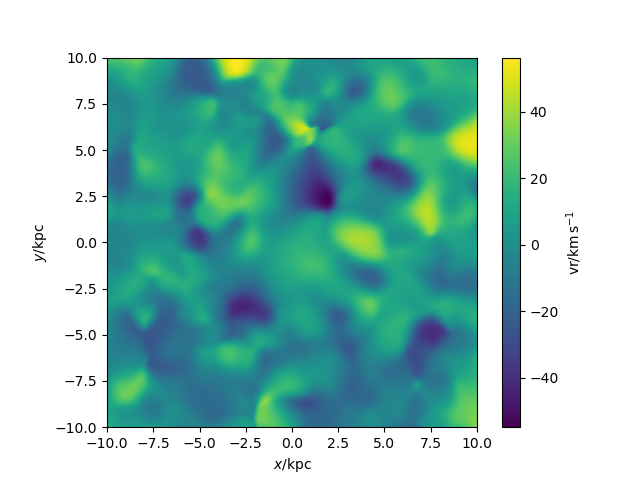

Write Python code to recreate this figure.
#cosmo 25 gas velocity code
import pynbody
import numpy as np
import pandas as pd
import pynbody.plot.sph as sph
import matplotlib.pyplot as plt
from pynbody import filt, array

#loading snapshot
s=pynbody.load('/mnt/data0/jillian/gguaman/cosmo25p.768sg1bwK1BHe75.008192')
s.physical_units()

#centering halo
pynbody.analysis.angmom.sideon(s)

#creating gas velocity plot
sph.image(s.g,qty="vr",denoise=True,approximate_fast=False,log=False)

plt.show()
#plt.savefig("cosmo25_velocity.png")
